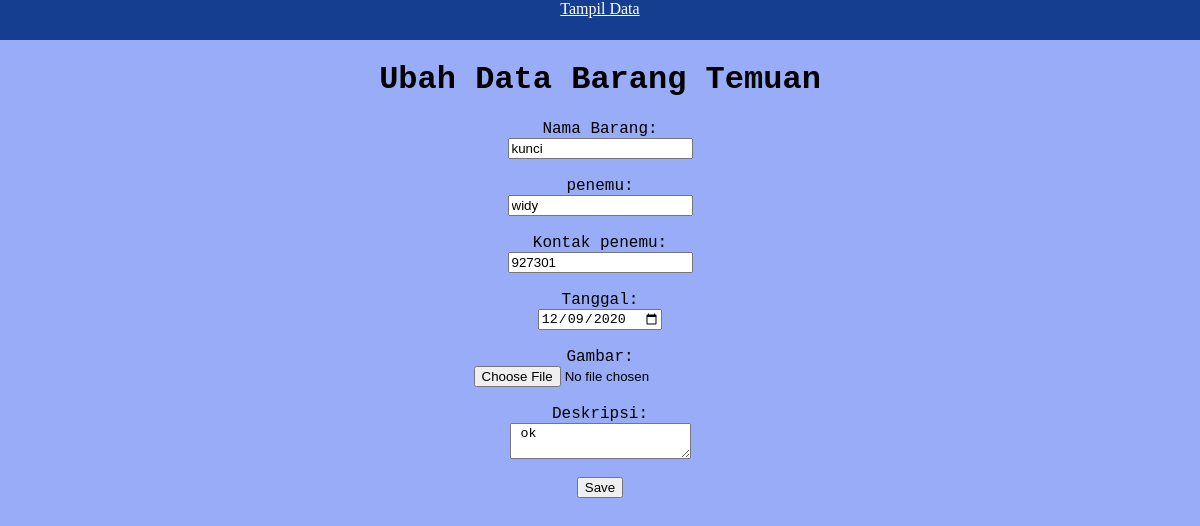
Page /editT.php?nama_barang=kunci on the committed database.
### tables this page shows
CREATE TABLE IF NOT EXISTS `barang_temuan` (
`id` int(11) NOT NULL,
  `nama_barang` varchar(20) NOT NULL,
  `penemu` varchar(50) NOT NULL,
  `kontak_penemu` varchar(50) NOT NULL,
  `tanggal` date NOT NULL,
  `deskripsi` varchar(500) NOT NULL,
  `gambar` varchar(40) DEFAULT NULL
);

### editT.php (the view)
<?php
require_once("koneksi.php");
$kode = $_GET["nama_barang"];
$stmt = $pdo_conn->prepare("SELECT * FROM barang_temuan where nama_barang=:nama_barang");
$stmt->bindParam(':nama_barang', $kode);
$stmt->execute();
$result = $stmt->fetch();
?>
<html>
    <head>
        <link media="all" type="text/css" rel="stylesheet" href="css/cssform.css">
    </head>
<body>
    <div class="atas">
        <a href="indexadmin.php" style="color:white">Tampil Data</a>
    </div>
<h1>Ubah Data Barang Temuan</h1>
<form name="frmAdd" action="updateT.php" method="POST" enctype="multipart/form-data">
    <label>Nama Barang: </label><br/>
    <input type="text" name="nama_barang" readonly value="<?php echo $result['nama_barang']; ?>" required /><br/><br/>
    <label>penemu: </label><br/>
    <input type="text" name="penemu" value="<?php echo $result['penemu']; ?>" required /><br/><br/>
    <label>Kontak penemu: </label><br/>
    <input type="text" name="kontak_penemu" value="<?php echo $result['kontak_penemu']; ?>" required /><br/><br/>
    <label>Tanggal: </label><br/>
    <input type="date" name="tanggal" value="<?php echo $result['tanggal']; ?>" required /><br/><br/>
    <label>Gambar: </label><br/>
    <input type="file" name="gbr" value="<?php echo $result['gbr']; ?>" required/><br/><br/>
    <label>Deskripsi: </label><br/>
    <textarea name="deskripsi"><?php echo $result['deskripsi']; ?></textarea> <br/><br/>
    <input name="save_record" type="submit" value="Save" class="demo-form-submit">
</form>
</body>
</html>

### css/cssform.css (style rules this page uses)
body { background-color: 98acf8; text-align: center; margin: 0; }
form { font-family: 'Courier New', Courier, monospace; }
h1 { font-family: 'Courier New', Courier, monospace; }
.atas { background-color:#153e90 ; height: 5%; }

### rows in the picture
barang_temuan: nama_barang "kunci", penemu "widy", kontak_penemu "927301", tanggal "12/09/2020", deskripsi "ok"
